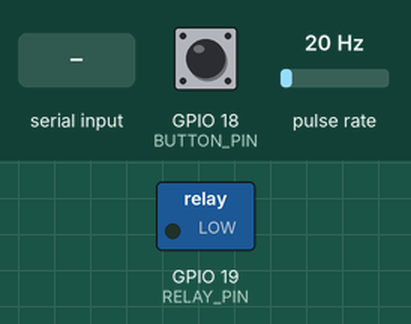
A sketch run on a simulated ESP32. On the bench: switched loads named in the sketch (green lamp = pin HIGH). Wiring (inferred from the names in the program): pulse sensor: data GPIO 21. The test bench sets the inputs (shaded band); at power-on: GPIO 18 (BUTTON_PIN) HIGH, pulse rate 20 Hz. WiFi joins after 1.5 s; servers stay silent unless stated; uploads are accepted with an empty reply; what the sketch prints to the serial monitor is not drawn.

Above: at 3.7 s.
3.8 s: GPIO 18 (BUTTON_PIN) pulled LOW for 0.15 s
At 5.2 s:
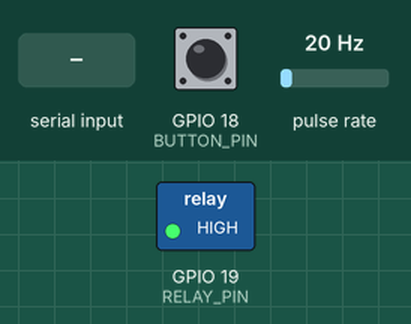
8.4 s: "0" received over Serial
At 8.9 s:
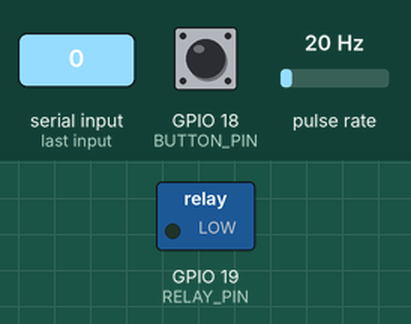
11.4 s: "1" received over Serial
At 11.7 s:
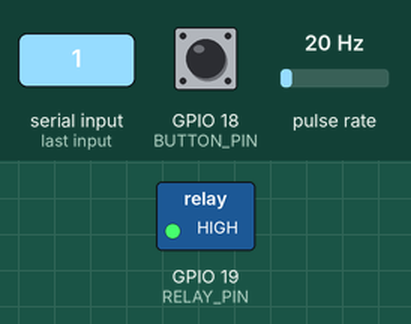
12.9 s: GPIO 18 (BUTTON_PIN) pulled LOW for 1 s
At 14.4 s:
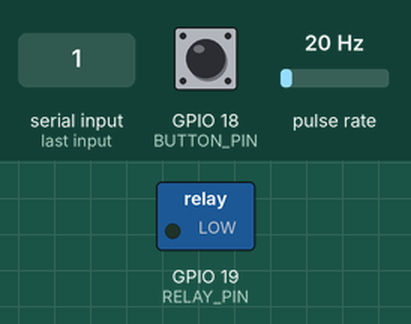
Timing chart, 0 to 15.9 s (numbered marks = the images above; inputs shaded):
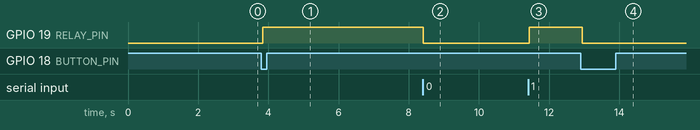

Measured:
- after the input at 3.8 s, GPIO 19 (RELAY_PIN): LOW → HIGH at once
- after the input at 8.4 s, GPIO 19 (RELAY_PIN): HIGH → LOW at once
- after the input at 11.4 s, GPIO 19 (RELAY_PIN): LOW → HIGH at once
- after the input at 12.9 s, GPIO 19 (RELAY_PIN): HIGH → LOW at once

The sketch:

BAI_Arduino.ino
```cpp
#include <WiFi.h>
#include <HTTPClient.h>

const char* ssid = "iPhone";
const char* password = "idealyryan";
const char* serverUrl = "http://172.20.10.2:5000/api/measurements";
const char* sensorId = "FLOW001";

#define FLOW_PIN     21
#define RELAY_PIN    19
#define BUTTON_PIN   18

//PARAMÈTRES DE CORRECTION
const float CALIBRATION = 4.5;      // impulsions par litre
const float DIVISOR = 11000;        // Diviseur pour corriger

//VARIABLES
volatile int pulseCount = 0;
float flowRate = 0;
unsigned long lastTime = 0;
unsigned long lastSend = 0;
bool pumpState = false;
bool lastButton = HIGH;

//INTERRUPTION
void IRAM_ATTR countPulse() {
  pulseCount++;
}

// CALCUL DEBIT AVEC DIVISION
void calcFlow() {
  if (millis() - lastTime >= 1000) {
    noInterrupts();
    int pulses = pulseCount;
    pulseCount = 0;
    interrupts();

    // Calcul brut
    float rawFlow = (pulses / CALIBRATION) * 60;

    // Application de la division
    flowRate = rawFlow / DIVISOR;

    // Éviter les valeurs négatives
    if (flowRate < 0) flowRate = 0;

    // Afficher les valeurs brutes si parasites (optionnel)
    if (rawFlow > 1000) {
      Serial.print("Brut: ");
      Serial.print(rawFlow);
      Serial.print("Corrigé: ");
      Serial.println(flowRate);
    }

    lastTime = millis();
  }
}

// POMPE
void setPump(bool on) {
  pumpState = on;
  digitalWrite(RELAY_PIN, pumpState ? HIGH : LOW);

  // Remise à zéro du compteur après changement d'état
  noInterrupts();
  pulseCount = 0;
  interrupts();

  Serial.print("Pompe: ");
  Serial.println(pumpState ? "ON" : "OFF");
}

// BOUTON
void checkButton() {
  bool btn = digitalRead(BUTTON_PIN);
  if (btn == LOW && lastButton == HIGH) {
    setPump(!pumpState);
    delay(300);
  }
  lastButton = btn;
}

// WIFI
void connectWiFi() {
  Serial.println("\nTEST CONNEXION WIFI\n");
  Serial.print("SSID: ");
  Serial.println(ssid);
  Serial.print("Mot de passe: ");
  Serial.println(password);
  Serial.println();

  Serial.print("Connexion");

  WiFi.mode(WIFI_STA);
  WiFi.begin(ssid, password);

  int tries = 0;
  while (WiFi.status() != WL_CONNECTED && tries < 30) {
    delay(500);
    Serial.print(".");
    tries++;
  }

  Serial.println();

  if (WiFi.status() == WL_CONNECTED) {
    Serial.println("\nCONNEXION REUSSIE !\n");
    Serial.print("IP: ");
    Serial.println(WiFi.localIP());
    Serial.print("Signal: ");
    Serial.print(WiFi.RSSI());
    Serial.println(" dBm");
    Serial.print("Diviseur: ");
    Serial.println(DIVISOR);
  } else {
    Serial.println("\nCONNEXION ECHOUEE\n");
    Serial.print("Statut: ");
    switch(WiFi.status()) {
      case WL_NO_SSID_AVAIL:
        Serial.println("Réseau non trouvé");
        break;
      case WL_CONNECT_FAILED:
        Serial.println("Mot de passe incorrect");
        break;
      default:
        Serial.println(WiFi.status());
    }
  }
}

// ENVOI SERVEUR
void sendData() {
  if (WiFi.status() != WL_CONNECTED) {
    Serial.println("WiFi déconnecté, envoi impossible");
    return;
  }

  HTTPClient http;
  http.begin(serverUrl);
  http.addHeader("Content-Type", "application/json");

  String json = "{\"sensor_id\":\"" + String(sensorId) +
                "\",\"value\":" + String(flowRate) +
                ",\"pump_on\":" + String(pumpState ? "true" : "false") + "}";

  Serial.print("Envoi: ");
  Serial.println(json);

  int code = http.POST(json);
  Serial.print("Réponse: ");

  if (code == 200 || code == 201) {
    Serial.println("OK");
  } else {
    Serial.print("Erreur ");
    Serial.println(code);
  }

  http.end();
}

// SETUP
void setup() {
  Serial.begin(115200);
  delay(1000);

  Serial.println("\nBLUEAI START\n");
  Serial.print("Diviseur de correction: ");
  Serial.println(DIVISOR);
  Serial.println("   (22000 brut = 2 L/min)");
  Serial.println();

  // Configuration broches
  pinMode(FLOW_PIN, INPUT_PULLUP);
  pinMode(RELAY_PIN, OUTPUT);
  pinMode(BUTTON_PIN, INPUT_PULLUP);

  digitalWrite(RELAY_PIN, LOW);
  pumpState = false;

  attachInterrupt(digitalPinToInterrupt(FLOW_PIN), countPulse, RISING);

  Serial.println("Capteur débit OK");
  Serial.println("Relais OK");
  Serial.println("Bouton OK");

  connectWiFi();

  Serial.println("\nCOMMANDES:");
  Serial.println("   • Bouton : appui = inverse pompe");
  Serial.println("   • Série : 1=ON, 0=OFF");
  Serial.println("   • Envoi serveur toutes les 10s");
  Serial.print("   • Diviseur = ");
  Serial.println(DIVISOR);
  Serial.println("   • Débit = (impulsions/4.5)*60 / DIVISEUR\n");
}

// LOOP
void loop() {
  // Bouton
  checkButton();

  // Commande série
  if (Serial.available()) {
    char c = Serial.read();
    if (c == '1') setPump(true);
    if (c == '0') setPump(false);
  }

  // Calcul débit
  calcFlow();

  // Affichage (toutes les 2s)
  static unsigned long lastShow = 0;
  if (millis() - lastShow >= 2000) {
    Serial.print("Débit: ");
    Serial.print(flowRate);
    Serial.print(" L/min | Pompe: ");
    Serial.print(pumpState ? "ON" : "OFF");
    Serial.print(" | WiFi: ");
    Serial.println(WiFi.status() == WL_CONNECTED ? "OK" : "NO");
    lastShow = millis();
  }

  // Envoi serveur (toutes les 10s)
  if (millis() - lastSend >= 10000) {
    sendData();
    lastSend = millis();
  }

  delay(50);
}
```
